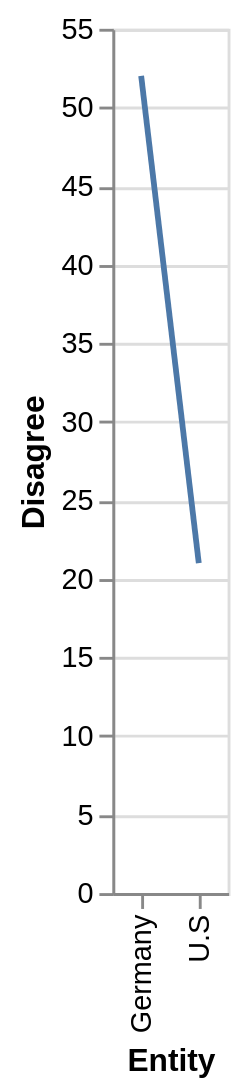

Source (Vega-Lite JSON):
### Vega-Lite specification from a JSON file in a GitHub repository (floating-point values rounded to 4 significant figures)
{"$schema": "https://vega.github.io/schema/vega-lite/v5.json", "description": "Line chart auto-generated from CSV", "data": {"values": [{"Entity": "Germany", "Disagree": "52", "Agree": "47"}, {"Entity": "U.S", "Disagree": "21", "Agree": "78"}]}, "mark": "line", "encoding": {"x": {"field": "Entity", "type": "ordinal"}, "y": {"field": "Disagree", "type": "quantitative"}}}
